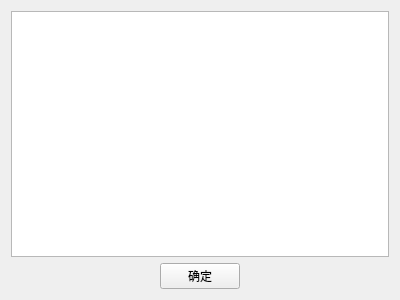
<?xml version="1.0" encoding="UTF-8"?>
<ui version="4.0">
 <class>Form</class>
 <widget class="QWidget" name="Form">
  <property name="geometry">
   <rect>
    <x>0</x>
    <y>0</y>
    <width>400</width>
    <height>300</height>
   </rect>
  </property>
  <property name="windowTitle">
   <string>提示词</string>
  </property>
  <layout class="QGridLayout" name="gridLayout">
   <item row="0" column="0" colspan="3">
    <widget class="QTextEdit" name="Tip_mes_te"/>
   </item>
   <item row="1" column="0">
    <spacer name="horizontalSpacer">
     <property name="orientation">
      <enum>Qt::Horizontal</enum>
     </property>
     <property name="sizeHint" stdset="0">
      <size>
       <width>145</width>
       <height>20</height>
      </size>
     </property>
    </spacer>
   </item>
   <item row="1" column="1">
    <widget class="QPushButton" name="OK_pb">
     <property name="text">
      <string>确定</string>
     </property>
    </widget>
   </item>
   <item row="1" column="2">
    <spacer name="horizontalSpacer_2">
     <property name="orientation">
      <enum>Qt::Horizontal</enum>
     </property>
     <property name="sizeHint" stdset="0">
      <size>
       <width>144</width>
       <height>20</height>
      </size>
     </property>
    </spacer>
   </item>
  </layout>
 </widget>
 <resources/>
 <connections/>
</ui>
